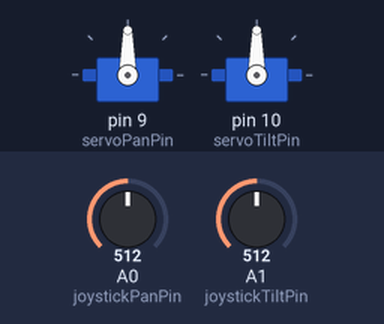
A sketch run on a simulated Arduino Uno, built with avr-gcc and run on an emulated ATmega328P. Shown: 2 × servo. The test bench sets the inputs (shaded band); at power-on: A0 (joystickPanPin) = 512, A1 (joystickTiltPin) = 512.

Above: at 1.2 s.
1.3 s: A0 (joystickPanPin) set to 544
2.8 s: A0 (joystickPanPin) set to 570
At 3.38 s:
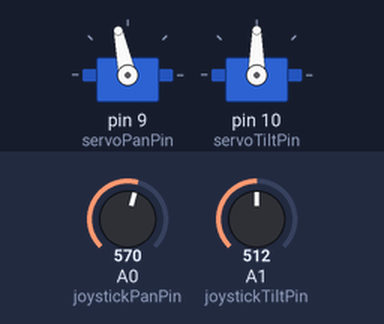
At 4.29 s:
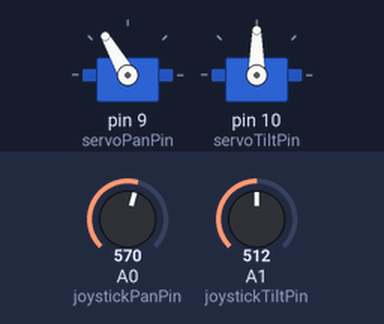
5.8 s: A1 (joystickTiltPin) set to 548
8.8 s: A1 (joystickTiltPin) set to 573
At 8.98 s:
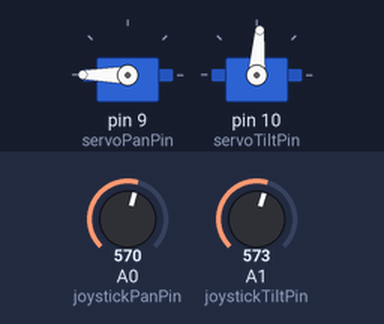
11.8 s: A1 (joystickTiltPin) set to 0
14.8 s: A0 (joystickPanPin) set to 481
16.3 s: A0 (joystickPanPin) set to 451
At 16.48 s:
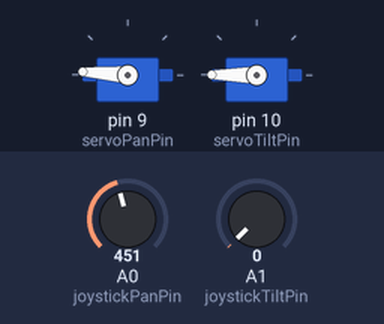
Timing chart, 0 to 21.9 s (numbered marks = the images above; inputs shaded):
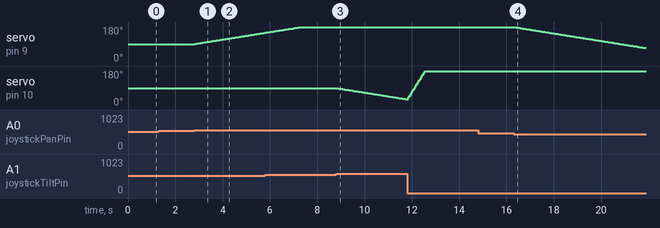

The sketch:

move_stay_servo.ino
```cpp
#include <Servo.h>

Servo panServo;
Servo tiltServo;

int servoPanPosition = 90;
int servoTiltPosition = 90;
int joystickPanPin = A0;
int joystickTiltPin = A1;
int joystickPanSpeed = 0;
int joystickTiltSpeed = 0;
int servoPanPin = 9;
int servoTiltPin = 10;


void setup()
{
  pinMode(servoPanPin, OUTPUT);
  pinMode(servoTiltPin, OUTPUT);
  panServo.attach(servoPanPin);
  tiltServo.attach(servoTiltPin);
}


void loop()
{
  joystickPanSpeed = (analogRead(joystickPanPin) - 512) / 50;
    // -512 to provide equal +/- numbers
  joystickTiltSpeed = (analogRead(joystickTiltPin) - 512) / -50;
    // negative 50 to reverse direction

  servoPanPosition = constrain((servoPanPosition + joystickPanSpeed), 1, 180);
  servoTiltPosition = constrain((servoTiltPosition + joystickTiltSpeed), 1, 180);
    // constarin function to not exceed servo limits

  panServo.write(servoPanPosition);
  tiltServo.write(servoTiltPosition);

  delay(50);
    // adjustable for overall speed
}
```

Measured:
- the behaviour switches between 561 and 562 on A0 (joystickPanPin) (found by bisection; images 0 and 1)
- the behaviour switches between 561 and 562 on A1 (joystickTiltPin) (found by bisection; images 2 and 3)
- the behaviour switches between 463 and 462 on A0 (joystickPanPin) (found by bisection; images 3 and 4)
- after the input at 1.3 s, every drawn part: stays the same
- after the input at 2.8 s, servo on pin 9 (servoPanPin): moves from 90° to 150° over 3.0 s, starting at once
- after the input at 8.8 s, servo on pin 10 (servoTiltPin): moves from 90° to 30° over 3.0 s, starting at once
- after the input at 14.8 s, every drawn part: stays the same
- after the input at 16.3 s, servo on pin 9 (servoPanPin): moves from 180° to 69° over 5.5 s, starting at once
